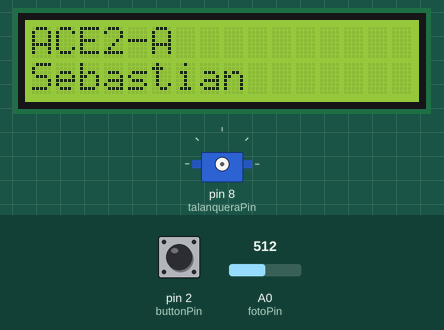
A sketch run on a simulated Arduino Uno, built with avr-gcc and run on an emulated ATmega328P. Parts: 16×2 character LCD, servo. The test bench sets the inputs (shaded band); at power-on: pin 2 (buttonPin) HIGH, A0 (fotoPin) = 512.

Above: at 0.1 s.
At 20.1 s:
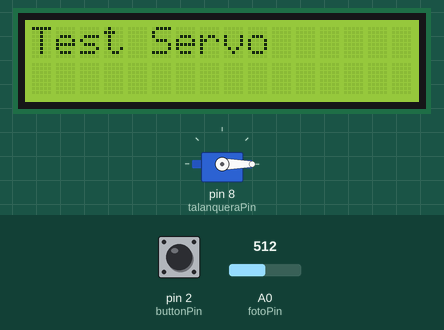
At 21.2 s:
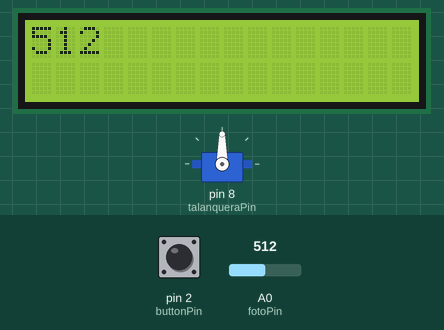
At 21.7 s:
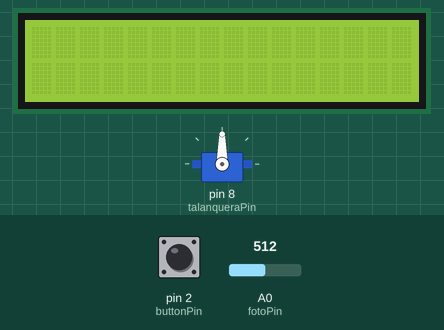
Timing chart, 0 to 23.2 s (numbered marks = the images above):
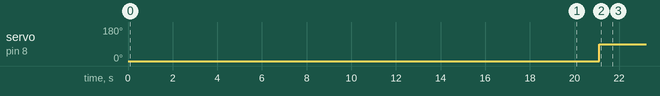

The sketch:

monedas.ino
```cpp
/*
Arquitectura de Computadores y Ensambladores 2
Created by Sebastian Valle
Notas:
attachInterrupt() => cuando recibe una señal especificada entra en la ISR dada
interrupts()      => habilita las interrupciones (default)
noInterrupts()    => deshabilita las interrupciones

las variables que se usen adentro de las ISR,
es mejor especificarlas como volatile.

volatile int variable = algo;
----------------------------------------------------------------
Idea de como hacer la practica:
¿Que vamos a hacer en clase? [X]
1- Recopilar Fotorresistencia y ver en LCD (loop)             [X]
2- Interrumpir al detectar presencia (ISR #1)                 [ ]
3- Funcion con RFID (ISR #2)                                  [X]
  3-1 Mover Servo-Motor                                       [X]
  3-2 Esperar a que se quite                                  [ ]
4- Interrumpir al detectar Moneda (ISR #3)                    [ ]
5- EEPROM                                                     [ ]

----------------------------------------------------------------
*/


/*
 Board I2C / TWI pins
Uno       =   A4 (SDA), A5 (SCL)
Mega2560  =   20 (SDA), 21 (SCL)
Leonardo  =   2 (SDA), 3 (SCL)
Due       =   20 (SDA), 21 (SCL), SDA1, SCL1
 */
// Libreria LiquidCrystal
#include <LiquidCrystal_I2C.h> //DESCARGAR LIBRERÍA: https://github.com/ELECTROALL/Codigos-arduino/blob/master/LiquidCrystal_I2C.zip
LiquidCrystal_I2C lcd(0x27,16,2); // si no te sale con esta direccion  puedes usar (0x3f,16,2) || (0x27,16,2)  ||(0x20,16,2)

// Libreria Servo
#include <Servo.h>
const int talanqueraPin = 8;
Servo talanquera;

// Estado de la talanquera
bool talanqueraState = 0;

// Estado Boton - Arduino
const int buttonPin = 2;
volatile bool presionado = false;

// Fotorresistencia
const int fotoPin = A0;

void setup() {
  // Boton para la interrupcion
  pinMode(buttonPin, INPUT_PULLUP);
  attachInterrupt(digitalPinToInterrupt(buttonPin), moverTalanquera, CHANGE);
  // inicializacion LCD
  lcd.init();
  lcd.backlight();
  lcd.clear();
  lcd.setCursor(0,0);
  lcd.print("ACE2-A");
  lcd.setCursor(0,1);
  lcd.print("Sebastian");
  delay(20000);
  lcd.clear();
  lcd.setCursor(0,0);
  // Test Servo
  lcd.print("Test Servo");
  talanquera.attach(talanqueraPin);
  talanquera.write(0);
  delay(1000);
  talanquera.write(90);
  lcd.clear();
}

//

void loop() {
  int fotovalue = analogRead(fotoPin);
  lcd.setCursor(0,0);
  lcd.print(fotovalue);
  lcd.display();
  delay(500);
  lcd.noDisplay();
  delay(500);
}

// Interrupcion con Boton - Ejemplo
void moverTalanquera() {
  Serial.println("pressed");
  talanquera.write((talanqueraState == 0 ) ? 90 : 0);
  talanqueraState = !talanqueraState;
}

// Interrupcion con PIR 
```

Measured:
- by itself, servo on pin 8 (talanqueraPin): 0° → 90° at 21.1 s
- what the display in image 1 shows lasts 1.0 s, from 20.1 s to 21.1 s
- what the display in image 2 shows lasts 0.5 s, from 21.1 s to 21.6 s
